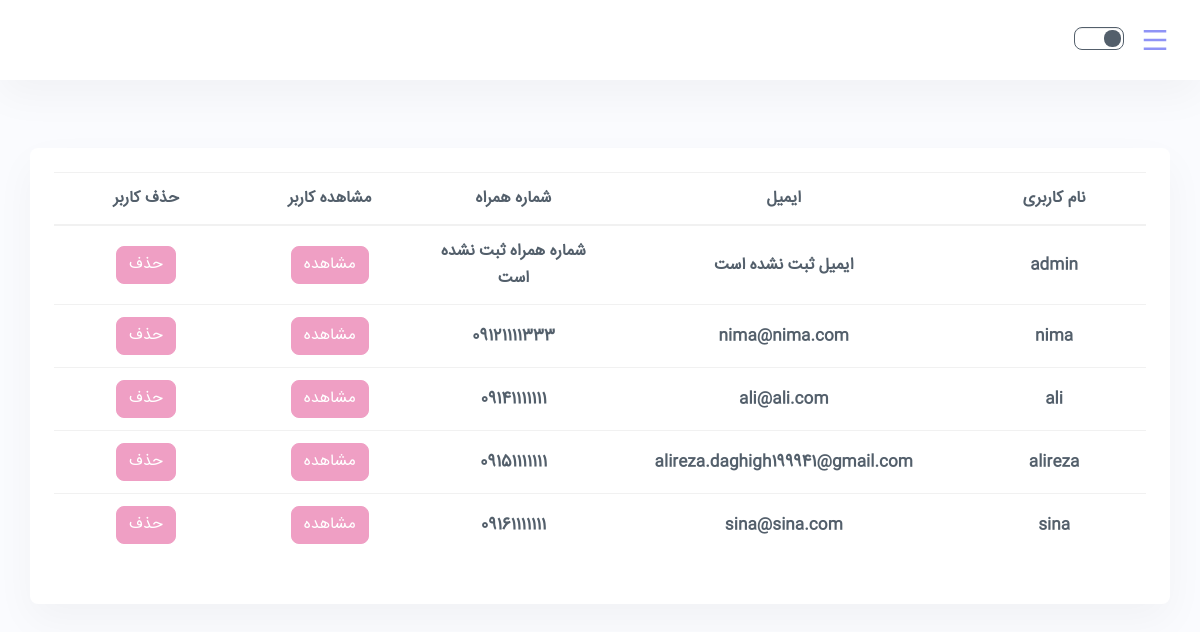
The page //show-users-admin (signed in) on the database its author committed.
### DongLand/models.py (models this page shows)
class User(AbstractUser):
    phone_number = models.CharField(max_length=100)
    address = models.CharField(max_length=200)

### DongLand/views.py (the view)
# urls.py: path('/show-users-admin', views.show_users_admin, name='show_users_admin'),
@login_required(login_url='login_page')
def show_users_admin(request):
    list(messages.get_messages(request))
    current_user = request.user
    users = User.objects.all()
    list_of_users = list(users)
    context = {"friends": list_of_users}
    return render(request, "admin_show_users.html", context)

### templates/admin_show_users.html (shortened to what this page needs)
{% extends "admin_base.html" %}
{% load static %}
{% block content %}
    {% if friends|length == 0 %}
        <p>در حال حاضر هیچ کاربری وجودندارد.</p>
    {% else %}
        <div class="container py-5 h-100">
            <div class="row d-flex justify-content-center align-items-center h-100">
                <div class="card rounded-3" style="width: 100%">
                    <div class="card-body p-4">
                        <table class="table mb-4">
                            <thead>
                            <tr>
                                <th scope="col" class="text-center" style="width: 10%">نام کاربری</th>
                                <th scope="col" class="text-center" style="width: 10%">ایمیل</th>
                                <th scope="col" class="text-center" style="width: 10%">شماره همراه</th>
                                <th scope="col" class="text-center" style="width: 10%">مشاهده کاربر</th>
                                <th scope="col" class="text-center" style="width: 10%">حذف کاربر</th>
                            </tr>
                            </thead>
                            <tbody>
                            {% for item in friends %}
                                <tr>
                                    <th scope="row" class="text-center">{{ item.username }}</th>
                                    <th scope="row" class="text-center">
                                        {% if item.email %}
                                            {{ item.email }}
                                        {% else %}
                                            {{ 'ایمیل ثبت نشده است' }}
                                        {% endif %}
                                    </th>
                                    <th scope="row" class="text-center">
                                        {% if item.phone_number %}
                                            {{ item.phone_number }}
                                        {% else %}
                                            {{ 'شماره همراه ثبت نشده است' }}
                                        {% endif %}
                                    </th>
                                    <td class="text-center">
                                        <a class="btn btn-danger text-center"
                                           href="{% url 'user_profile_admin' item.username %}">مشاهده</a>
                                    </td>
                                    <td class="text-center">
                                        <a class="btn btn-danger text-center"
                                           href="{% url 'remove_user_admin' item.username %}">حذف</a>
                                    </td>
                                </tr>
                            {% endfor %}
                            </tbody>
                        </table>
                    </div>
                </div>
            </div>
        </div>
    {% endif %}
{% endblock %}

### rows shown on the page
User: username "admin", value "ایمیل ثبت نشده است", value "شماره همراه ثبت نشده است"
User: username "nima", email "nima@nima.com", phone_number "09121111333"
User: username "ali", email "ali@ali.com", phone_number "09141111111"
User: username "alireza", email "alireza.daghigh199941@gmail.com", phone_number "09151111111"
User: username "sina", email "sina@sina.com", phone_number "09161111111"
